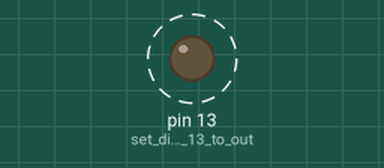
This sketch was run on a simulated Arduino Uno, built with avr-gcc and run on an emulated ATmega328P. Parts: output pins drawn as LEDs (lit = HIGH). Dashed ring = blinking.

Above: at 0.7 s.
Timing chart, 0 to 3.0 s (numbered marks = the images above):
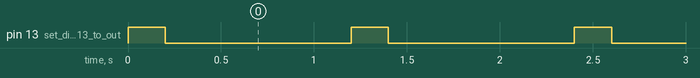

Measured:
- by itself, pin 13 (set_digital_pin_13_to_out): alternates HIGH for 0.20 s and LOW for 1.0 s

The sketch:

01Blink.ino
```cpp
/* Arduino Blink LED Sketch
    by Matt Ellingson, created 12/17/2025*/
void setup() {
  // put your setup code here, to run once:
  pinMode(13, OUTPUT); //set digital pin 13 to output
}

void loop() {
  // put your main code here, to run repeatedly:
  digitalWrite(13, HIGH); // turn on digital pin 13
  delay(200);  // pause for one second
  digitalWrite(13, LOW);  // turn off digital pin 13
  delay(1000); //  pause for one second
}
```
